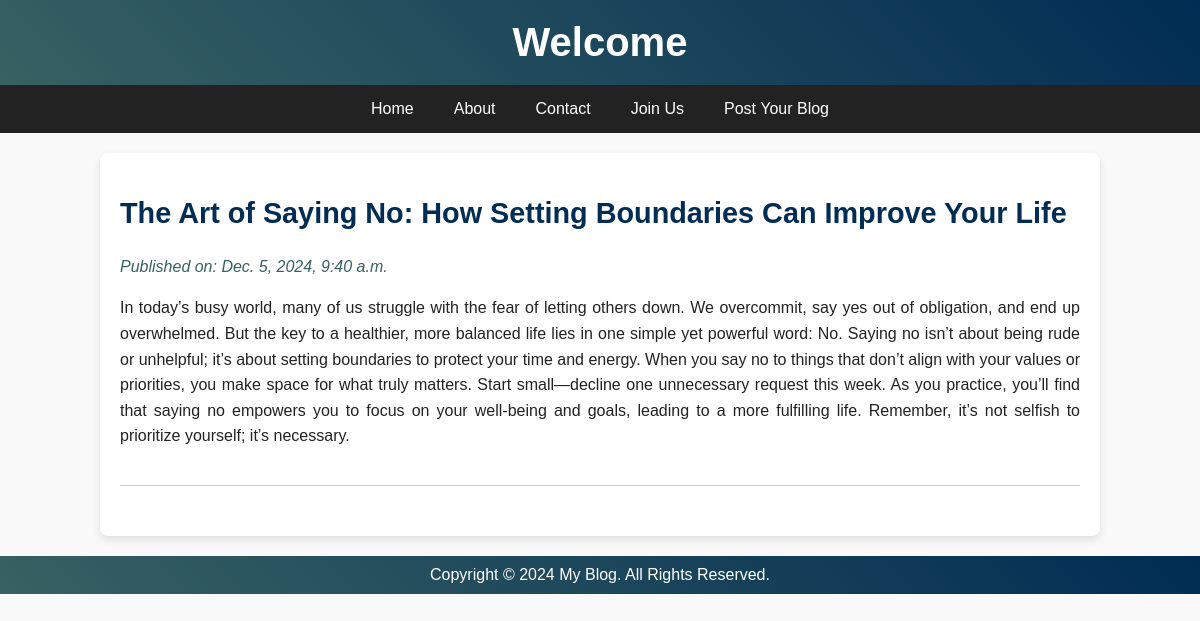
/post/5/, run on the app's committed database.
### posts/models.py (models this page shows)
class blog(models.Model):
    title = models.CharField(max_length=100)
    detail = models.CharField(max_length=1000000000000)
    created_at = models.DateTimeField(default=datetime.now,blank=True)

### posts/views.py (the view)
# urls.py: path('post/<str:pk>/',views.post,name='post')
def post(request,pk):
    posts = blog.objects.get(id=pk)
    return render (request,'post.html',{'posts':posts})

### template/post.html (shortened to what this page needs)
<!DOCTYPE html>
<html lang="en">
<head>
</head>
<body>
    <header>
        {% if user.is_authenticated %}
        <h1>Welcome, {{user.username}}</h1>
        {% else %}
        <h1>Welcome</h1>
        {%endif%}
    </header>
    <nav>
        <a href="#">Home</a>
        <a href="#">About</a>
        <a href="#">Contact</a>
        {% if user.is_authenticated %}
        <a href="logout">Log Out</a>
        {% else %}
        <a href="login">Join Us</a>
        {%endif%}
        <a href="create">Post Your Blog</a>
    </nav>
    <div class="container">
        <div class="post">
                <h2 style="color: #012c53; ">{{posts.title}}</h2>
                <p class="date" style="color: #386163;">Published on: {{posts.created_at}}</p>
                <p style="color: #222;">{{posts.detail}}</p>
        </div>
    </div>
    <footer>
        <p>Copyright &copy; 2024 My Blog. All Rights Reserved.</p>
    </footer>
</body>
</html>

### template/post.html (style rules this page uses)
body { font-family: 'Arial', sans-serif; margin: 0; padding: 0; background: #f9f9f9; color: #333; }
header { background: linear-gradient(45deg, #386163, #012c53); color: #fff; text-align: center; padding: 20px; }
header h1 { font-size: 2.5em; margin: 0; }
nav { display: flex; justify-content: center; background: #222; }
nav a { color: #fff; text-decoration: none; padding: 15px 20px; font-size: 1em; transition: background 0.3s, color 0.3s; }
.container { width: 80%; margin: auto; overflow: hidden; padding: 20px; background: #fff; box-shadow: 0 4px 8px rgba(0, 0, 0, 0.1); border-radius: 8px; margin-top: 20px; }
.post { margin-bottom: 30px; border-bottom: 1px solid #ccc; padding-bottom: 20px; }
.post h2 { font-size: 1.8em; color: #023852; transition: color 0.3s, transform 0.3s; cursor: pointer; }
.post p { text-align: justify; color: #555; line-height: 1.6; }
.post p.date { color: #999; font-style: italic; margin-bottom: 10px; }
footer { text-align: center; padding: 10px; background: linear-gradient(45deg, #386163, #012c53); color: #fff; margin-top: 20px; }
footer p { margin: 0; font-size: 1em; }

### data on the page
blog: title "The Art of Saying No: How Setting Boundaries Can Improve Your Life", created_at "Dec. 5, 2024, 9:40 a.m.", detail "In today’s busy world, many of us struggle with the fear of letting others down. We overcommit, say yes out of obligation, and end up overwhelmed. But the key to a healthier, more balanced life lies in one simple yet powerful word: No. Saying no isn’t about being rude or unhelpful; it’s about setting boundaries to protect your time and energy. When you say no to things that don’t align with your values or priorities, you make space for what truly matters. Start small—decline one unnecessary request this week. As you practice, you’ll find that saying no empowers you to focus on your well-being and goals, leading to a more fulfilling life. Remember, it’s not selfish to prioritize yourself;…"
